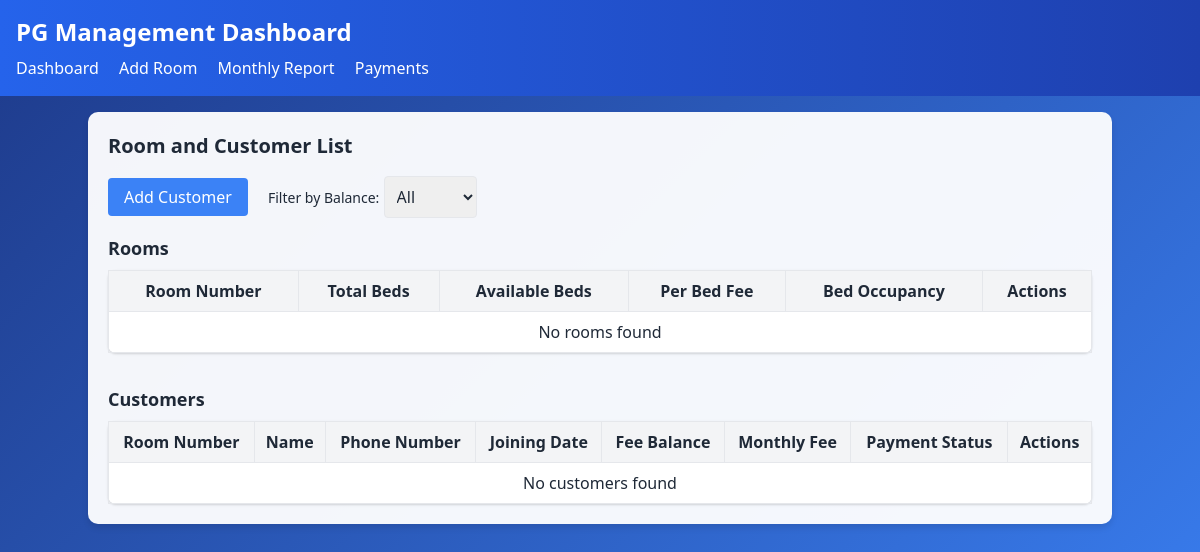
Before: / with the older database file.
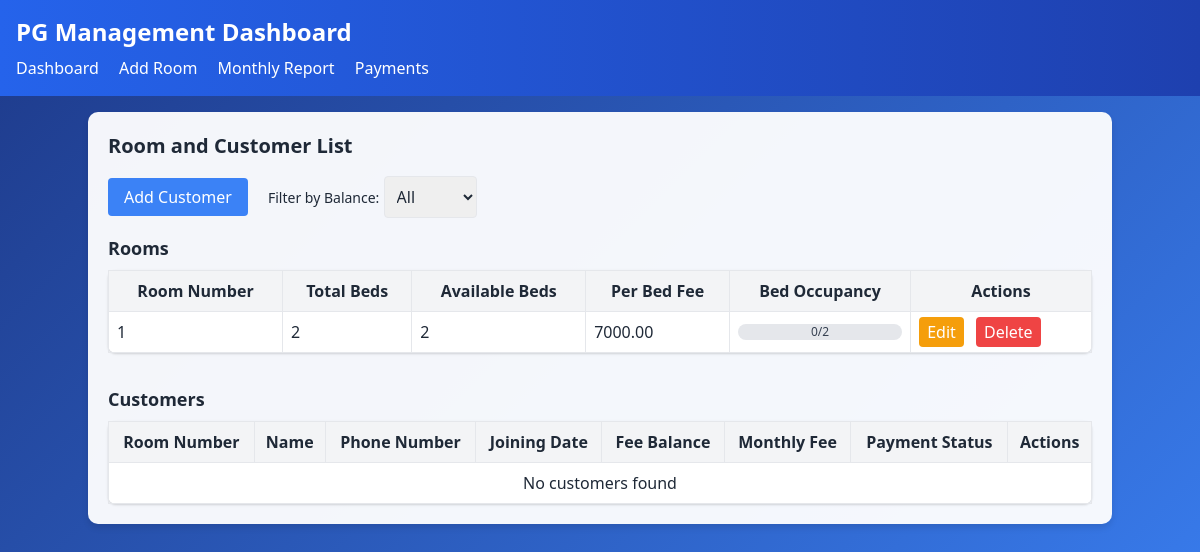
After: the same page with the newer database file.
### myapp/models.py (models this page shows, shortened)
class Room(models.Model):
    room_number = models.CharField(max_length=10, unique=True)
    total_beds = models.IntegerField()
    per_bed_fee = models.DecimalField(max_digits=10, decimal_places=2)
    created_at = models.DateTimeField(auto_now_add=True)
    def available_beds(self):
        occupied_beds = self.customers.count()
        return self.total_beds - occupied_beds

### myapp/views.py (the view)
# urls.py: path('', views.dashboard, name='dashboard'),
def dashboard(request):
    balance_filter = request.GET.get('balance_filter', '')
    customers = Customer.objects.all().order_by('room__room_number')
    rooms = Room.objects.all()
    for customer in customers:
        customer.update_fee_balance()
    if balance_filter == 'unpaid':
        customers = customers.filter(fee_balance__gt=0).order_by('room__room_number')
    rooms_data = [
        {
            'room': room,
            'occupancy_percentage': (room.customers.count() / room.total_beds * 100) if room.total_beds > 0 else 0,
            'occupied_beds': room.customers.count(),
            'total_beds': room.total_beds
        }
        for room in rooms
    ]
    return render(request, 'dashboard.html', {
        'customers': customers,
        'rooms_data': rooms_data,
        'balance_filter': balance_filter
    })

### myapp/templates/dashboard.html (shortened to what this page needs)
{% extends 'base.html' %}
{% block content %}
<h2 class="text-xl font-semibold mb-4">Room and Customer List</h2>
<div class="mb-4">
    <a href="{% url 'add_customer' %}" class="bg-blue-500 text-white px-4 py-2 rounded hover:bg-blue-600">Add Customer</a>
    <form method="get" class="inline-block ml-4">
        <label for="balance_filter" class="text-sm">Filter by Balance:</label>
        <select name="balance_filter" id="balance_filter" class="border p-2 rounded" onchange="this.form.submit()">
            <option value="">All</option>
        </select>
    </form>
</div>
<h3 class="text-lg font-semibold mb-2">Rooms</h3>
<table class="w-full border-collapse border mb-8 bg-white rounded-lg shadow">
    <thead>
        <tr class="bg-gray-100">
            <th class="border p-2">Room Number</th>
            <th class="border p-2">Total Beds</th>
            <th class="border p-2">Available Beds</th>
            <th class="border p-2">Per Bed Fee</th>
            <th class="border p-2">Bed Occupancy</th>
            <th class="border p-2">Actions</th>
        </tr>
    </thead>
    <tbody>
        {% for room_data in rooms_data %}
        <tr>
            <td class="border p-2">{{ room_data.room.room_number }}</td>
            <td class="border p-2">{{ room_data.total_beds }}</td>
            <td class="border p-2">{{ room_data.room.available_beds }}</td>
            <td class="border p-2">{{ room_data.room.per_bed_fee }}</td>
            <td class="border p-2">
                <div class="w-full bg-gray-200 rounded-full h-4 relative" role="progressbar" aria-valuenow="{{ room_data.occupied_beds }}" aria-valuemin="0" aria-valuemax="{{ room_data.total_beds }}" aria-label="Room {{ room_data.room.room_number }} occupancy">
                    <span class="absolute inset-0 flex items-center justify-center text-xs text-gray-700">
                        {{ room_data.occupied_beds }}/{{ room_data.total_beds }}
                    </span>
                </div>
            </td>
            <td class="border p-2">
                <a href="{% url 'update_room' room_data.room.id %}" class="bg-yellow-500 text-white px-2 py-1 rounded hover:bg-yellow-600">Edit</a>
                <a href="{% url 'delete_room' room_data.room.id %}" class="bg-red-500 text-white px-2 py-1 rounded ml-2 hover:bg-red-600">Delete</a>
            </td>
        </tr>
        {% empty %}
        <tr>
            <td colspan="6" class="border p-2 text-center">No rooms found</td>
        </tr>
        {% endfor %}
    </tbody>
</table>
<h3 class="text-lg font-semibold mb-2">Customers</h3>
<table class="w-full border-collapse border bg-white rounded-lg shadow">
    <thead>
        <tr class="bg-gray-100">
            <th class="border p-2">Room Number</th>
            <th class="border p-2">Name</th>
            <th class="border p-2">Phone Number</th>
            <th class="border p-2">Joining Date</th>
            <th class="border p-2">Fee Balance</th>
            <th class="border p-2">Monthly Fee</th>
            <th class="border p-2">Payment Status</th>
            <th class="border p-2">Actions</th>
        </tr>
    </thead>
    <tbody>
        {% for customer in customers %}
        <tr>
            <td class="border p-2">{{ customer.room.room_number }}</td>
            <td class="border p-2">{{ customer.name }}</td>
            <td class="border p-2">{{ customer.phone_number }}</td>
            <td class="border p-2">{{ customer.joining_date }}</td>
            <td class="border p-2">{{ customer.fee_balance }}</td>
            <td class="border p-2">{{ customer.monthly_fee }}</td>
            <td class="border p-2">
                {% for payment in customer.payments.all %}
                    {{ payment.month }}: {{ payment.status }} ({{ payment.amount_paid }})<br>
                {% empty %}
                    No payments recorded
                {% endfor %}
            </td>
            <td class="border p-2">
                <a href="{% url 'update_customer' customer.id %}" class="bg-yellow-500 text-white px-2 py-1 rounded hover:bg-yellow-600">Edit</a>
                <a href="{% url 'update_payment' customer.id %}" class="bg-green-500 text-white px-2 py-1 rounded ml-2 hover:bg-green-600">Update Payment</a>
                <a href="{% url 'delete_customer' customer.id %}" class="bg-red-500 text-white px-2 py-1 rounded ml-2 hover:bg-red-600">Delete</a>
            </td>
        </tr>
        {% empty %}
        <tr>
            <td colspan="8" class="border p-2 text-center">No customers found</td>
        </tr>
        {% endfor %}
    </tbody>
</table>
{% endblock %}

### myapp/templates/base.html (shortened to what this page needs)
<!DOCTYPE html>
<html lang="en">
<head>
    <link href="https://cdn.jsdelivr.net/npm/tailwindcss@2.2.19/dist/tailwind.min.css" rel="stylesheet">
</head>
<body>
    <nav class="p-4 text-white">
        <h1 class="text-2xl font-bold">PG Management Dashboard</h1>
        <div class="mt-2 space-x-4">
            <a href="{% url 'dashboard' %}" class="text-white hover:underline">Dashboard</a>
            <a href="{% url 'add_room' %}" class="text-white hover:underline">Add Room</a>
            <a href="{% url 'monthly_report' %}" class="text-white hover:underline">Monthly Report</a>
            <a href="{% url 'payments_list' %}" class="text-white hover:underline">Payments</a>
        </div>
    </nav>
    <div class="container mx-auto p-4 mt-4 text-gray-800">
        {% block content %}
        {% endblock %}
    </div>
</body>
</html>

### myapp/templates/base.html (style rules this page uses)
body { background: linear-gradient(135deg, #1e3a8a, #3b82f6); min-height: 100vh; color: #ffffff; }
.container { background: rgba(255, 255, 255, 0.95); border-radius: 10px; padding: 20px; box-shadow: 0 4px 6px rgba(0, 0, 0, 0.1); }
nav { background: linear-gradient(to right, #2563eb, #1e40af); }

Changed rows visible on the page:
added Room: room.room_number "1", total_beds "2", room.available_beds "2", room.per_bed_fee "7000.00", occupied_beds "0"
Other visible differences:
text no longer shown: "No rooms found"
